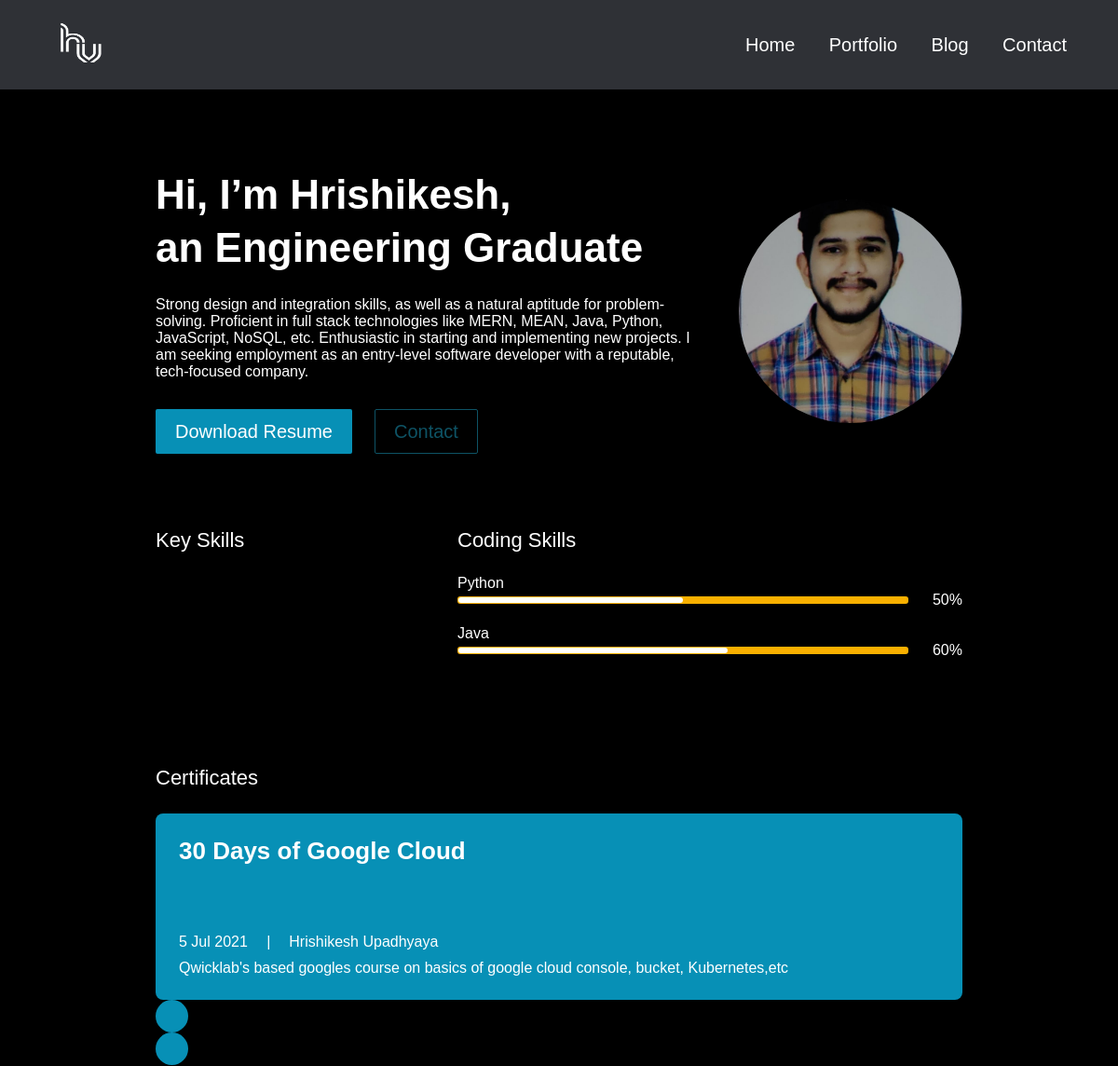
The app's page / (upper part), older data.
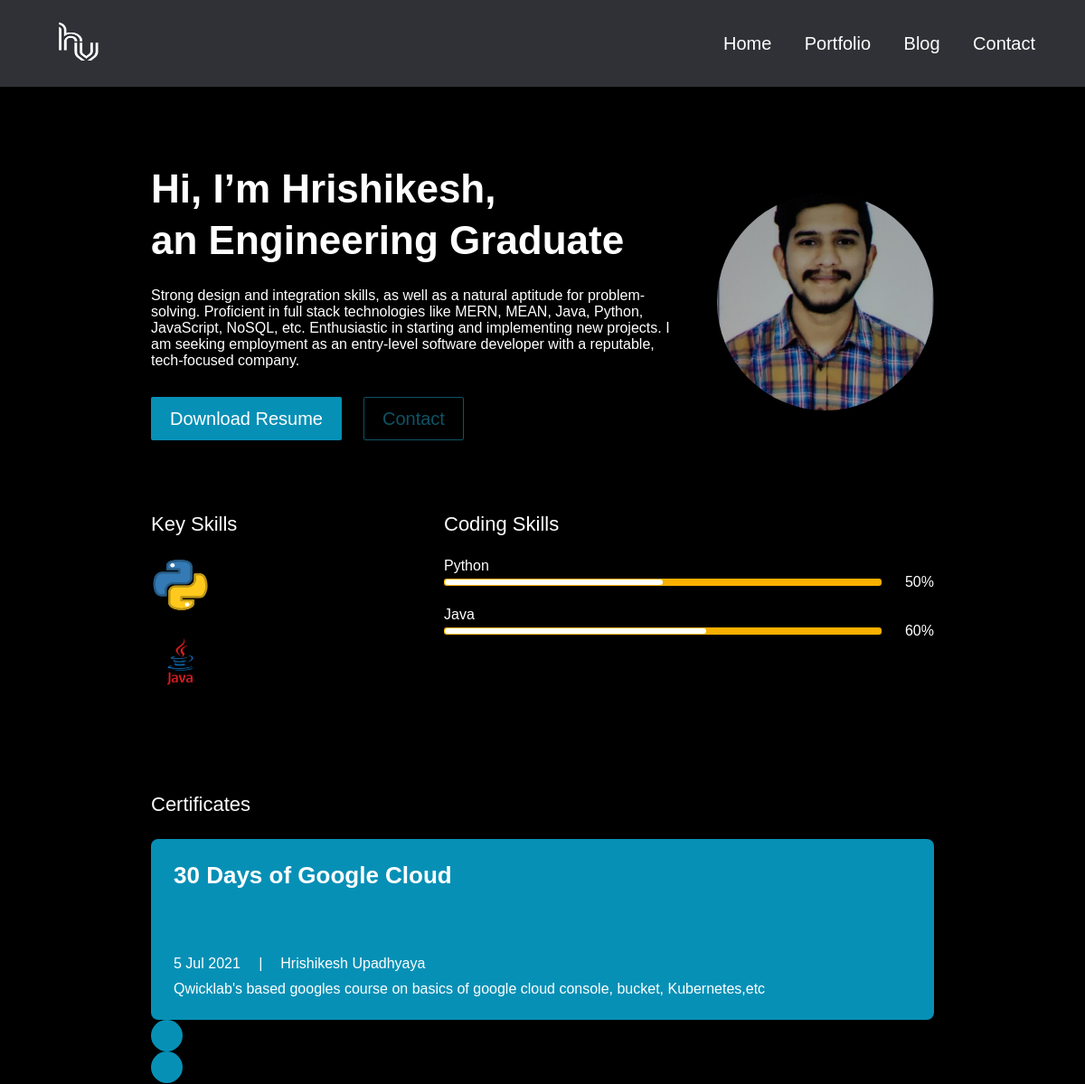
The same page, newer data.
### main/models.py (models this page shows, shortened)
class UserProfile(models.Model):
    class Meta:
        verbose_name_plural = 'User Profiles'
        verbose_name = 'User Profile'
    user = models.OneToOneField(User, on_delete=models.CASCADE)
    avatar = models.ImageField(blank=True, null=True, upload_to="avatar")
    title = models.CharField(max_length=200, blank=True, null=True)
    bio = models.TextField(blank=True, null=True)
    skills = models.ManyToManyField(Skill, blank=True)
    cv = models.FileField(blank=True, null=True, upload_to="cv")

class Skill(models.Model):
    class Meta:
        verbose_name_plural = 'Skills'
        verbose_name = 'Skill'
    name = models.CharField(max_length=20, blank=True, null=True)
    score = models.IntegerField(default=80, blank=True, null=True)
    image = models.FileField(blank=True, null=True, upload_to="skills")
    is_key_skill = models.BooleanField(default=False)

class Certificate(models.Model):
    class Meta:
        verbose_name_plural = 'Certificates'
        verbose_name = 'Certificate'
    date = models.DateTimeField(blank=True, null=True)
    name = models.CharField(max_length=50, blank=True, null=True)
    title = models.CharField(max_length=200, blank=True, null=True)
    description = models.CharField(max_length=500, blank=True, null=True)
    is_active = models.BooleanField(default=True)

### main/views.py (the view)
# urls.py: path('', views.IndexView.as_view(), name="home"),
class IndexView(generic.TemplateView):
	template_name = "main/index.html"
	def get_context_data(self, **kwargs):
		context = super().get_context_data(**kwargs)
		testimonials = Testimonial.objects.filter(is_active=True)
		certificates = Certificate.objects.filter(is_active=True)
		blogs = Blog.objects.filter(is_active=True)
		portfolio = Portfolio.objects.filter(is_active=True)
		context["testimonials"] = testimonials
		context["certificates"] = certificates
		context["blogs"] = blogs
		context["portfolio"] = portfolio
		return context

### resume_app/context_processors.py (called while the page is built)
def project_context(request):
	context = {
		'me': User.objects.first(),
	}
	return context

### main/templates/main/index.html (shortened to what this page needs)
{% extends 'main/base.html' %}
{% load static %}
{% block content %}
<section>
  <div class="bannerSection">
    <div class="container">
      <div class="row g-4 g-md-3  align-items-center">
        <div class="col-md-auto order-md-last">
          <div class="bannerUserImg">
            <img src="{{me.userprofile.avatar.url}}" alt="{{me.first_name|title}} {{me.last_name|title}} avatar">
          </div>
        </div>
        <div class="col-md">
          <div class="bannerContent">
            <h1 class="xlTitle pb-3">Hi, I’m {{me.first_name|title}}, <br> an {{me.userprofile.title}} </br></h1>
            <p style="font-family: helvetica,Arial,sans-serif;">{{me.userprofile.bio}}</p>
            <div class="bannerBtnCol">
              <div class="row">
                <div class="col-auto">
                  <a download href="{{me.userprofile.cv.url}}" class="btn btnPrimary">Download Resume</a>
                </div>
                <div class="col-auto">
                  <a href="{% url 'main:contact' %}" class="btn btnOutline">Contact</a>
                </div>
              </div>
            </div>
          </div>
        </div>
      </div>
    </div>
  </div>
</section>
<section>
  <div class="sectionSpace pt-0">
    <div class="container">
      <div class="row">
        <div class="col-md-auto">
          <div class="keySkillCol">
            <h4 class="smTitle pb-3">Key Skills</h4>
            {% for sk in me.userprofile.skills.all %}
            {% if sk.is_key_skill %}
            <div class="keySkillCard">
              {% if sk.image %}
              <div class="ksIconCol">
                <img src="{{sk.image.url}}" alt="...">
              </div>
              {% endif %}
            </div>
            {% endif %}
            {% endfor %}
          </div>
        </div>
        <div class="col-md">
          <h4 class="smTitle pb-3">Coding Skills</h4>
          <div class="progressCol">
            <div class="progressCard">
              {% for sk in me.userprofile.skills.all %}
              {% if sk.is_key_skill %}
              <div class="progressCol">
                <span class="progressLbl">{{sk.name}}</span>
                <div class="row g-2 align-items-center">
                  <div class="col">
                    <div class="progress progressStyle">
                      <div class="progress-bar" role="progressbar" style="width: {{sk.score}}%" aria-valuenow="{{sk.score}}" aria-valuemin="0" aria-valuemax="100"></div>
                    </div>
                  </div>
                  <div class="col-auto">
                    <span class="pLbl">{{sk.score}}%</span>
                  </div>
                </div>
              </div>
              {% endif %}
              {% endfor %}
            </div>
          </div>
        </div>
      </div>
    </div>
  </div>
</section>
<section>
  <div class="sectionSpaceSm lightBg">
    <div class="container">
      <div class="row pb-3">
        <div class="col">
          <h4 class="smText regular">Certificates</h4>
        </div>
      </div>
      <div class="sliderOuter">
        <div class="swiper certificatesSlider">
          <div class="swiper-wrapper">
            {% for c in certificates %}
            {% if c.is_active %}
            <div class="swiper-slide">
              <div class="cardStyle1">
                <h4 class="mdTitle cs1Title">
                  <a href="javascript:void(0)">{{c.title}}</a>
                </h4>
                <ul class="cardOptionCol">
                  <li>{{c.date.date}}</li>
                  <li>{{c.name|title}}</li>
                </ul>
                <p>{{c.description}}</p>
              </div>
            </div>
            {% endif %}
            {% endfor %}
          </div>
        </div>
        <div class="cert-swiper-button-next swiper-button-next swiperBtnStyle"></div>
        <div class="cert-swiper-button-prev swiper-button-prev swiperBtnStyle"></div>
      </div>
    </div>
  </div>
</section>
{% endblock %}

### main/templates/main/base.html (shortened to what this page needs)
{% load static %}
<!doctype html>
<html lang="en">
  <head>
    <link href="{% static 'css/bootstrap.min.css' %}" rel="stylesheet">
    <link rel="stylesheet" href="https://unpkg.com/swiper@7.0.5/swiper-bundle.min.css">
    <link href="{% static 'css/style.css' %}" rel="stylesheet">
  </head>
  <body>
    {% include 'main/partials/nav.html' %}
    {% block content %}
    {% endblock %}
  </body>
</html>

### main/templates/main/partials/nav.html (shortened to what this page needs)
{% load static %}
<header>
    <div class="headerCol">
    <div class="container-fluid">
        <div class="row align-items-center">
        <div class="col-auto">
            <div class="logoCol"><a href="{% url 'main:home' %}"><img src="{% static 'images/logo1.png' %}" alt="..."></a></div>
        </div>
        <div class="col">
            <div class="navCollapseCol">
            <div class="navCol">
                <ul>
                <li><a href="{%url 'main:home'%}">Home</a></li>
                <li><a href="{%url 'main:portfolios' %}">Portfolio</a></li>
                <li><a href="{% url 'main:blogs' %}">Blog</a></li>
                <li><a href="{%url 'main:contact'%}">Contact</a></li>
                </ul>
            </div>
            </div>
        </div>
        </div>
    </div>
    </div>
</header>

### main/templates/main/partials/footer.html (shortened to what this page needs)
{% load static %}

### static/css/style.css (style rules this page uses)
:root { --primaryColor: #0790b6; --primaryDarkColor: #0e5365; --primaryHoverColor: #900AA8; --secondaryColor: #F9B000; --baseColor: #21243D; --baseFont: helvetica,Arial,sans-serif; --titleFont: helvetica,Arial,sans-serif; --regular: 400; --medium: 500; --bold: 700; --black: 900; --lightBg: #F1F1F1; }
html { scroll-behavior: smooth; }
body { font-family: var(--baseFont); color:white; line-height: normal; }
ul { margin: 0; padding: 0; list-style-type: none; }
img { width: 65px; height: 60px; }
a { color: inherit; }
a, .btn { -webkit-transition: all 300ms ease-in-out 0s; -o-transition: all 300ms ease-in-out 0s; transition: all 300ms ease-in-out 0s; text-decoration: none; }
.lightBg { background-color: var(--lightBg); }
.btn { font-size: 20px; font-weight: var(--medium); padding: 8px 20px; border-radius: 2px; }
.btnPrimary { background-color: var(--primaryColor); color: var(--bs-white); }
.btnOutline { border: 1px solid var(--primaryDarkColor); color: var(--primaryDarkColor); }
.xlTitle { font-size: 44px; line-height: 1.3; font-weight: var(--bold); font-family: var(--titleFont) }
.mdTitle { font-size: 26px; line-height: normal; font-weight: var(--bold); font-family: var(--titleFont) }
.smTitle { font-size: 22px; line-height: normal; font-weight: var(--regular); font-family: var(--titleFont) }
.smText { font-size: 22px; }
.regular { font-weight: var(--regular); }
.headerCol { background-color: #2f3136; padding: 18px 0; -webkit-transition: all 300ms ease-in-out 0s; -o-transition: all 300ms ease-in-out 0s; transition: all 300ms ease-in-out 0s; position: fixed; z-index: 99; left: 0; right: 0; top: 0; }
.navCol { text-align: right; }
.navCol a { font-size: 20px; color: white; font-weight: var(--medium); display: inline-block; position: relative; }
.navCol a::before { content: ""; position: absolute; left: 50%; right: 50%; bottom: 0; height: 2px; border-radius: 2px; background-color: var(--primaryColor); -webkit-transition: all 500ms ease-in-out 0s; -o-transition: all 500ms ease-in-out 0s; transition: all 500ms ease-in-out 0s; opacity: 0; }
.navCol li { display: inline-block; }
.navCol li + li { padding-left: 32px; }
.bannerSection { padding: 180px 0 80px; background-color: #000; }
.bannerUserImg { margin-left: 30px; width: 240px; height: 240px; border-radius: 50%; position: relative; }
.bannerUserImg img { width: 100%; height: 100%; -o-object-fit: cover; object-fit: cover; border-radius: 50%; position: relative; }
.bannerUserImg::before { content: ""; position: absolute; left: -5px; top: 13px; width: 100%; height: 100%; background-color: black; border-radius: 50%; }
.bannerBtnCol { padding-top: 15px; }
.sectionSpace { padding: 80px 0; background-color: #000; }
.sectionSpaceSm { padding: 35px 0; background-color: #000; }
.keySkillCard + .keySkillCard { padding-top: 25px; }
.keySkillCol { width: 300px; }
.pLbl { display: block; width: 50px; text-align: right; }
.progress.progressStyle { height: 8px; padding: 1px; background-color: var(--secondaryColor); border-radius: 3px; }
.progressStyle .progress-bar { background-color: #fff; border-radius: 3px; }
.progressCol + .progressCol { padding-top: 18px; }
.cardOptionCol > li { display: inline-block; vertical-align: middle; position: relative; }
.cardOptionCol > li + li { padding-left: 40px; }
.cardOptionCol > li + li::before { content: "|"; position: absolute; left: 16px; }
.cardOptionCol { padding: 5px 0 10px; }
.cardStyle1 { padding: 25px; background: #0790b6; height: 100%; border-radius: 8px; }
.cardStyle1 > p:last-child { margin-bottom: 0; }
.cs1Title { min-height: 90px; }
.sliderOuter { position: relative; }
.sliderOuter .swiper-button-next.swiperBtnStyle { right: -50px; }
.sliderOuter .swiper-button-prev.swiperBtnStyle { left: -50px; }
.sliderOuter .swiper-slide { height: auto; }
.swiperBtnStyle { width: 35px; height: 35px; color: #fff; background-color: var(--primaryColor); border-radius: 50%; }
.swiper-button-next.swiperBtnStyle::after, .swiper-button-prev.swiperBtnStyle::after { font-size: 16px; }
.swiperBtnStyle.swiper-button-prev { left: 2px; }
.swiperBtnStyle.swiper-button-next { right: 2px; }
@media (min-width:992px) { .container, .container-lg, .container-md, .container-sm, .container-xl, .container-xxl { max-width: 890px; } }
@media (min-width:992px) { .headerCol .container-fluid { padding-left: 30px; padding-right: 30px; } }
@media (min-width:1200px) { .headerCol .container-fluid { padding-left: 55px; padding-right: 55px; } }

Row changes from the older to the newer data that the page shows:
changed Skill "Java": image empty → "skills/java_icon.png" (drawn); image: picture added
